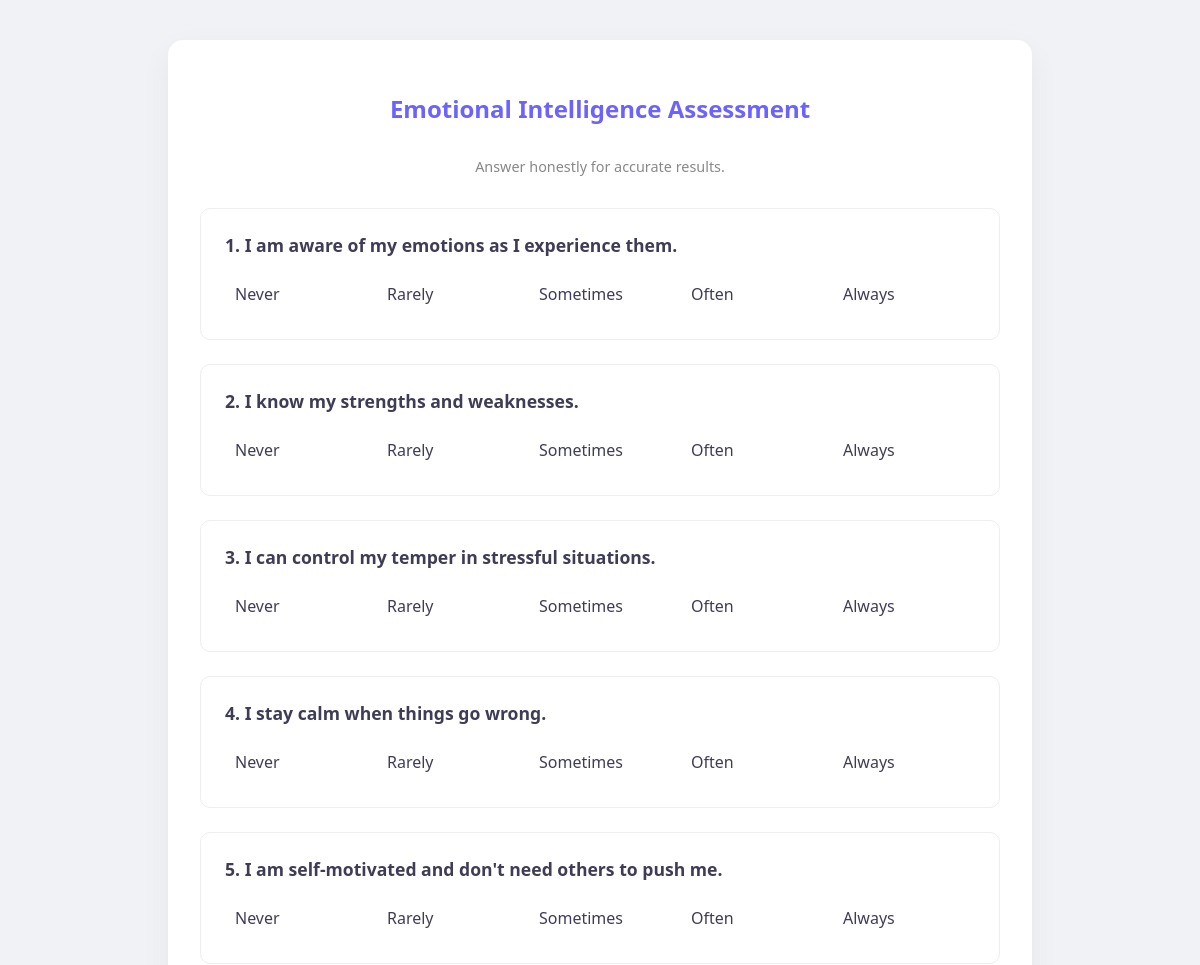
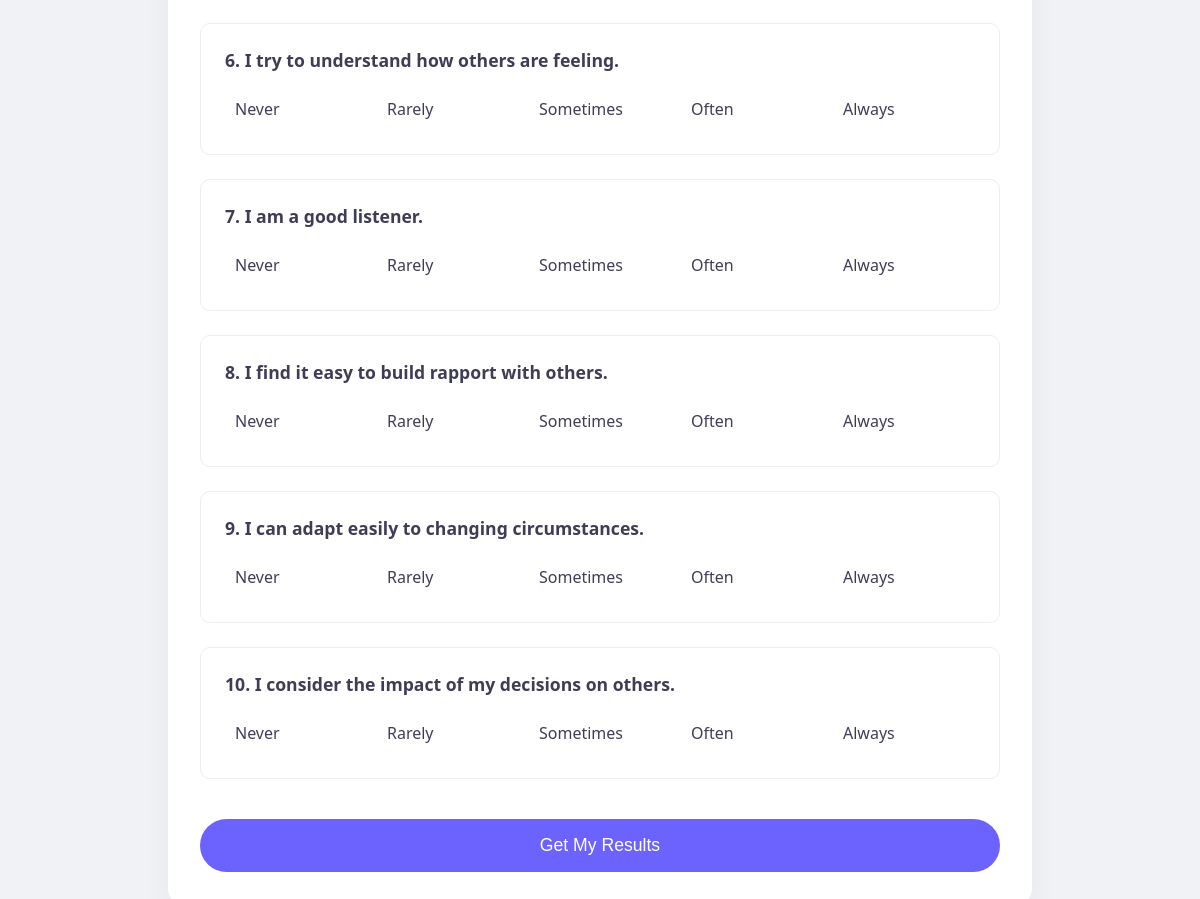
Screenshot of /quiz.php with the database file from the repository (2 pictures, top to bottom).
### tables this page shows
CREATE TABLE `questions` (
  `id` int(11) NOT NULL,
  `question_text` text NOT NULL,
  `category` varchar(50) NOT NULL
);

### quiz.php (the view, shortened to what this page needs)
<?php
include 'db.php';
$sql = "SELECT * FROM questions";
$result = $conn->query($sql);
?>
<!DOCTYPE html>
<html lang="en">
<head>
</head>
<body>
    <form action="results.php" method="POST">
        <h2>Emotional Intelligence Assessment</h2>
        <div class="progress">Answer honestly for accurate results.</div>
        <?php
        if ($result->num_rows > 0) {
            $q_num = 1;
            while($row = $result->fetch_assoc()) {
                ?>
                <div class="question-card">
                    <span class="question-text"><?php echo $q_num . ". " . $row["question_text"]; ?></span>
                    <div class="options">
                        <label>
                            <span>Never</span>
                        </label>
                        <label>
                            <span>Rarely</span>
                        </label>
                        <label>
                            <span>Sometimes</span>
                        </label>
                        <label>
                            <span>Often</span>
                        </label>
                        <label>
                            <span>Always</span>
                        </label>
                    </div>
                </div>
                <?php
                $q_num++;
            }
        } else {
            echo "No questions found.";
        }
        ?>
        <button type="submit" class="submit-btn">Get My Results</button>
    </form>
</body>
</html>

### quiz.php (style rules this page uses)
:root { --primary: #6C63FF; --secondary: #3F3D56; --bg: #F0F2F5; --card-bg: #FFFFFF; }
body { font-family: 'Segoe UI', Tahoma, Geneva, Verdana, sans-serif; background-color: var(--bg); color: var(--secondary); display: flex; justify-content: center; min-height: 100vh; padding: 2rem; }
form { background: var(--card-bg); max-width: 800px; width: 100%; padding: 2rem; border-radius: 15px; box-shadow: 0 10px 30px rgba(0,0,0,0.05); }
h2 { text-align: center; margin-bottom: 2rem; color: var(--primary); }
.question-card { background: #fff; border: 1px solid #eee; border-radius: 10px; padding: 1.5rem; margin-bottom: 1.5rem; transition: transform 0.2s; }
.question-text { font-size: 1.1rem; font-weight: 600; margin-bottom: 1rem; display: block; }
.options { display: flex; justify-content: space-between; gap: 10px; flex-wrap: wrap; }
label { flex: 1; }
label span { display: block; width: 100%; height: 100%; padding: 10px; border-radius: 8px; }
.submit-btn { background-color: var(--primary); color: white; border: none; padding: 1rem 2rem; font-size: 1.1rem; border-radius: 50px; cursor: pointer; width: 100%; margin-top: 1rem; transition: background 0.3s; }
.progress { text-align: center; margin-bottom: 2rem; font-size: 0.9rem; color: #888; }

### rows the page displays
questions: question_text "I am aware of my emotions as I experience them."
questions: question_text "I know my strengths and weaknesses."
questions: question_text "I can control my temper in stressful situations."
questions: question_text "I stay calm when things go wrong."
questions: question_text "I am self-motivated and don't need others to push me."
questions: question_text "I try to understand how others are feeling."
questions: question_text "I am a good listener."
questions: question_text "I find it easy to build rapport with others."
questions: question_text "I can adapt easily to changing circumstances."
questions: question_text "I consider the impact of my decisions on others."
